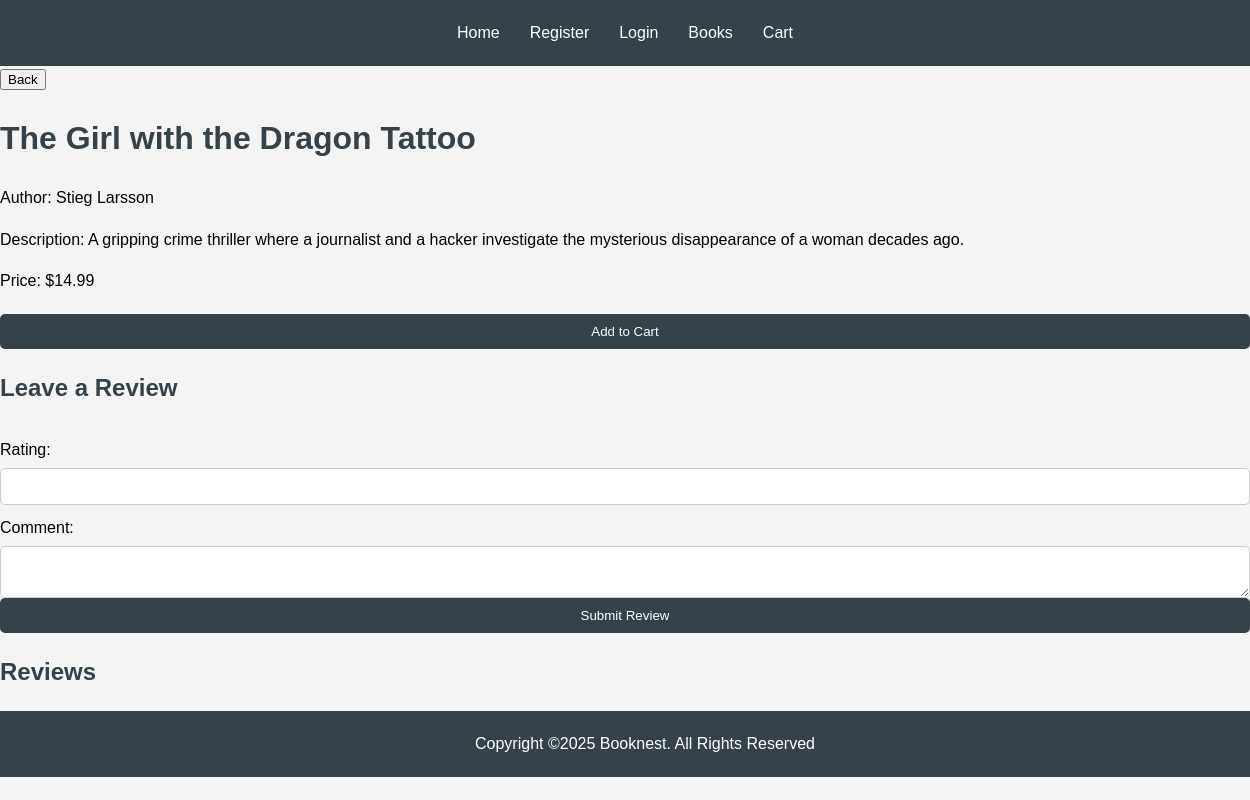
Page /book/show/3 on the committed database.
### tables this page shows
CREATE TABLE IF NOT EXISTS `books` (
  `id` int NOT NULL AUTO_INCREMENT,
  `title` varchar(255) NOT NULL,
  `author` varchar(255) NOT NULL,
  `description` text,
  `price` decimal(10,2) NOT NULL,
  `created_at` timestamp NULL DEFAULT CURRENT_TIMESTAMP,
  PRIMARY KEY (`id`)
);

### app/controllers/Book.php (called while the page is built, shortened)
<?php
class Book extends Controller {
    public function show( $id ) {
        $bookModel = $this->model( 'BookCollection' );
        $book = $bookModel->getBookById( $id );
        $reviewModel = $this->model( 'Review' );
        $bookReview = $reviewModel->getReviewsByBookId( $id );
        $this->view( 'book/show', [ 'book' => $book, 'review'=>$bookReview ] );
    }
}
?>

### public/index.php (called while the page is built, shortened)
<?php
require_once '../app/core/Controller.php';
require_once '../app/core/Model.php';
$app = new Main();

### app/core/Model.php (called while the page is built, shortened)
<?php
class Model
{
    public function __construct()
    {
        $dsn = 'mysql:host=localhost;port=3306;dbname=booknestdb;charset=utf8mb4';
        $username = 'root';
        $password = '';
        $options = [
            PDO::ATTR_ERRMODE => PDO::ERRMODE_EXCEPTION,
            PDO::ATTR_DEFAULT_FETCH_MODE => PDO::FETCH_ASSOC,
            PDO::ATTR_EMULATE_PREPARES => false,
        ];
        try {
            $this->db = new PDO($dsn, $username, $password, $options);
        } catch (PDOException $e) {
            die('Database connection failed: ' . $e->getMessage());
        }
    }
}

### app/models/BookCollection.php (called while the page is built, shortened)
<?php
class BookCollection extends Model {
    public function getBookById( $id ) {
        $stmt = $this->db->prepare("SELECT * FROM books WHERE id = :id");
        $stmt->execute(['id' => $id]);
        return $stmt->fetch() ?: null;
    }
}

### app/views/book/show.php (the view, shortened to what this page needs)
<!DOCTYPE html>
<html lang="en">
<head>
    <link rel="stylesheet" href="/styles.css">
</head>
<body>
    <?php include "../app/views/components/header.php"; ?>
    <main>
        <button onclick="location.href='/book'">Back</button>
        <h1><?= htmlspecialchars($data['book']['title'], ENT_QUOTES, 'UTF-8') ?></h1>
        <p>Author: <?= htmlspecialchars($data['book']['author'], ENT_QUOTES, 'UTF-8') ?></p>
        <p>Description: <?= htmlspecialchars($data['book']['description'], ENT_QUOTES, 'UTF-8') ?></p>
        <p>Price: $<?= htmlspecialchars($data['book']['price'], ENT_QUOTES, 'UTF-8') ?></p>
        <section id="addToCart">
        <form action="/cart/addToCart" method="POST" id="add-to-cart-form">
            <button type="submit">Add to Cart</button>
        </form>
        </section>
        <h2>Leave a Review</h2>
        <form action="/review/add/<?= $data['book']['id'] ?>" method="POST">
            <label>Rating:</label>
            <input type="number" name="rating" min="1" max="5" required>
            <label>Comment:</label>
            <textarea name="comment" required></textarea>
            <button type="submit">Submit Review</button>
        </form>
        <h2>Reviews</h2>
    </main>
    <?php include "../app/views/components/footer.php"; ?>
</body>
</html>

### public/styles.css (style rules this page uses)
body { font-family: Arial, sans-serif; line-height: 1.6; margin: 0; padding: 0; background-color: #f4f4f4; }
h1, h2 { color: #35424a; }
form { display: flex; flex-direction: column; margin: 20px 0; }
form label { margin: 10px 0 5px; }
form input, form textarea, form button { padding: 10px; border: 1px solid #ccc; border-radius: 5px; }
form button { background: #35424a; color: #ffffff; border: none; cursor: pointer; transition: background 0.3s; }

### rows in the picture
books: title "The Girl with the Dragon Tattoo", author "Stieg Larsson", description "A gripping crime thriller where a journalist and a hacker investigate the mysterious disappearance of a woman decades ago.", price "14.99"
